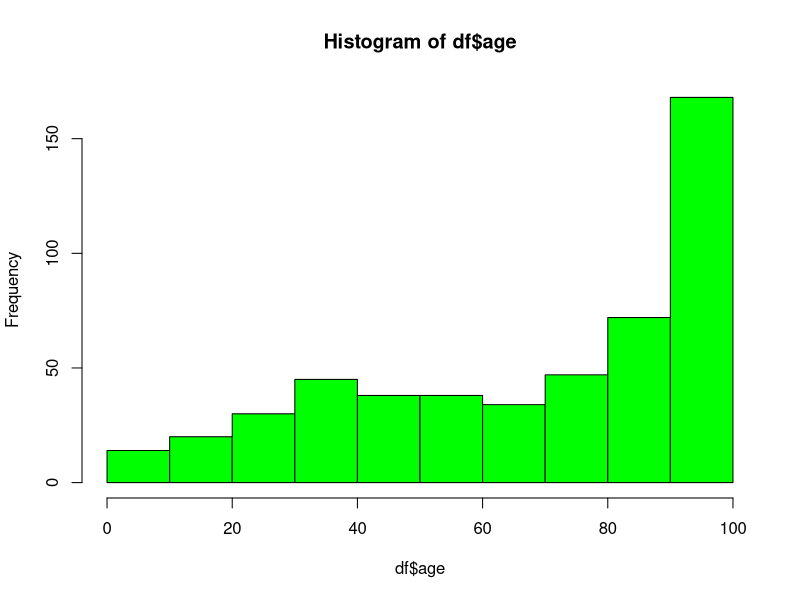

Write R code to recreate this figure. (Note: this script raises an error after producing the figure.)
#Downloading Packages
install.packages("caret", dependencies=TRUE)
install.packages("ranger", dependencies=TRUE)
install.packages("gbm", dependencies=TRUE)
library(caret)
library(MASS)
#Exploratory Ananlysis
data("Boston")
df<-Boston
str(Boston)
?Boston
hist(df$age, col="green")
summary(df)
#Training and Test Set
#Method 1
rows<-sample(1:nrow(df), nrow(df)*.8, replace=F)
train_base<-df[rows,]
test_base<-df[-rows,]
dim(train_base)
dim(test_base)
#Method 2
rows2<-createDataPartition(df$age, time=1, p=.8, list=F)
training<-df[rows2, ]
testing<-df[-rows2,]
dim(testing)
dim(training)
#Creating Models
model_lm<-train(age~., data=training, method="lm", trControl=trainControl(method="repeatedcv", number=2, repeats=2))
model_rf<-train(age~., data=training, method="ranger", trControl=trainControl(method="repeatedcv", number=2, repeats=2))
model_gbm<-train(age~., data=training, method="gbm", trControl=trainControl(method="repeatedcv", number=2, repeats=2))
#Comparing Models
sample<-resamples(list(Linear=model_lm, Forest=model_rf, GBM<-model_gbm))
bwplot(sample)
dotplot(sample)
summary(sample)